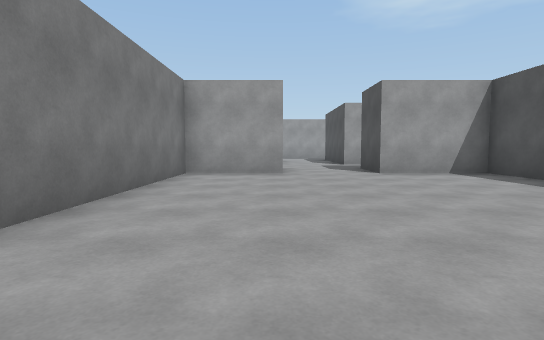
view 1 (above)

21 first-person views from a walk through a scene from a Unity 3-D project. The camera is 1.2 m above the floor, tilts 4° down and sees 80° across. The floor is counted in squares, 2 m on a side. Each view is taken from the middle of a square. On the plan, view 1 faces up. The plan holds only what a view shows up to about 10 squares ahead; the rest is blank. The place goes on beyond the plan. The player character is not drawn.

view 2
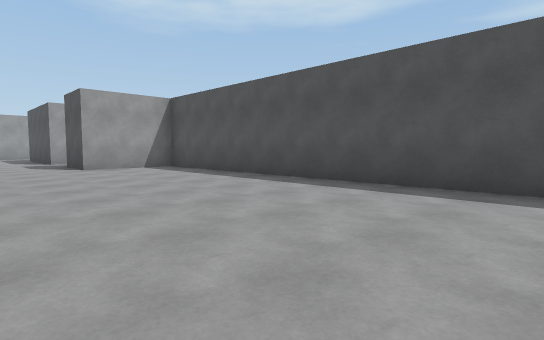

view 3
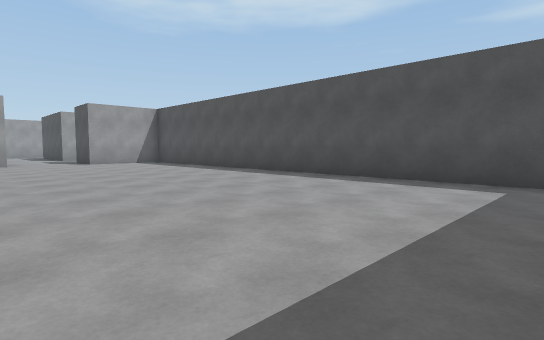

view 4
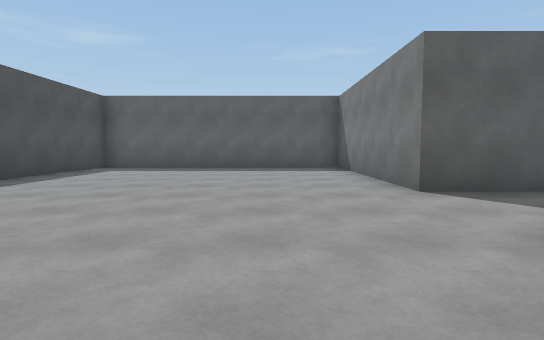

view 5
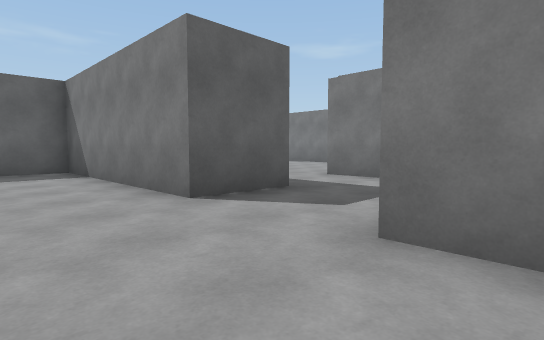

view 6
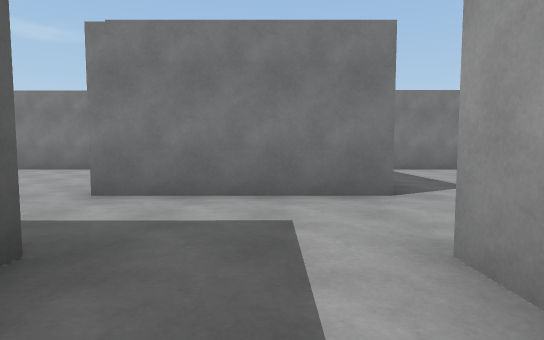

view 7
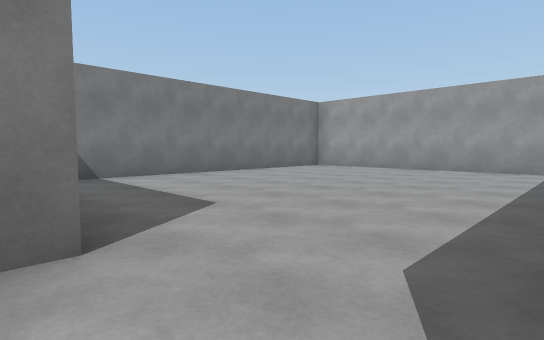

view 8
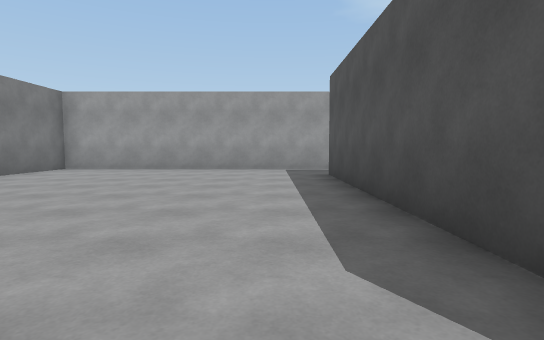

view 9
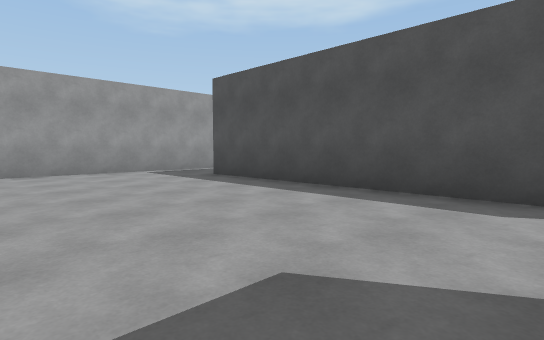

view 10
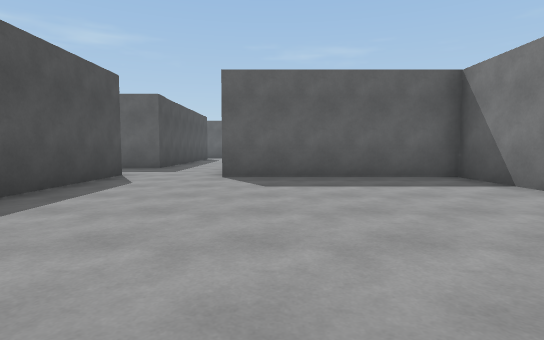

view 11
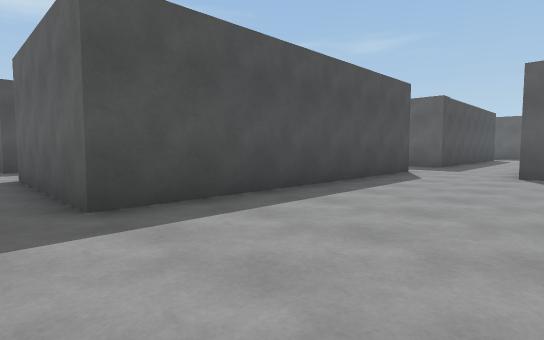

view 12
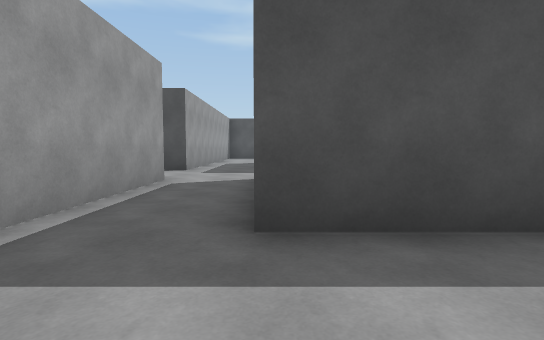

view 13
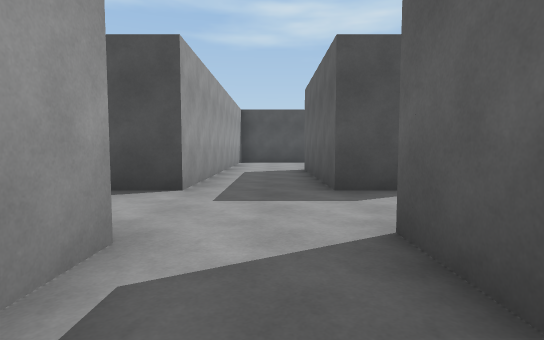

view 14
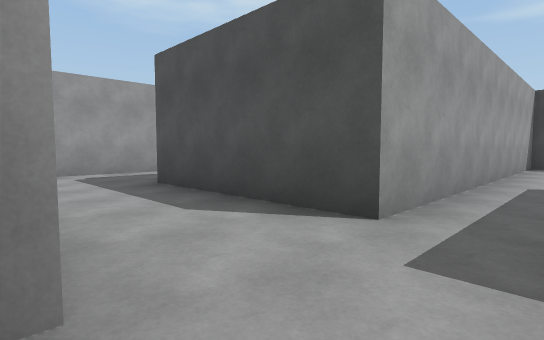

view 15
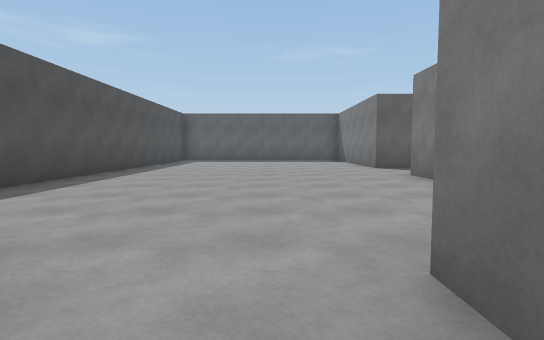

view 16
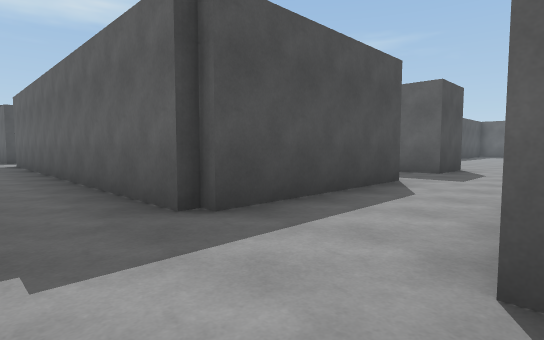

view 17
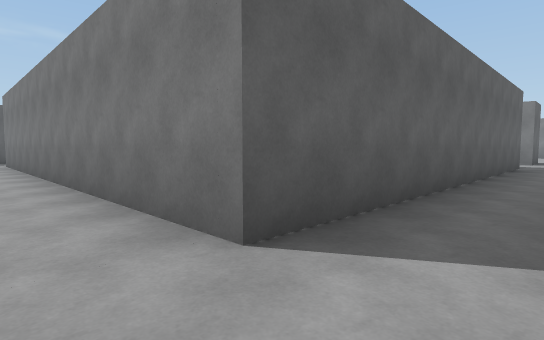

view 18
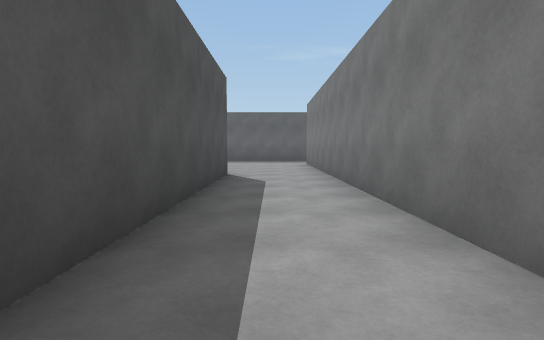

view 19
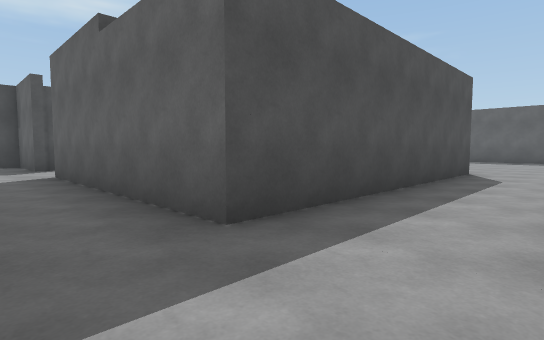

view 20
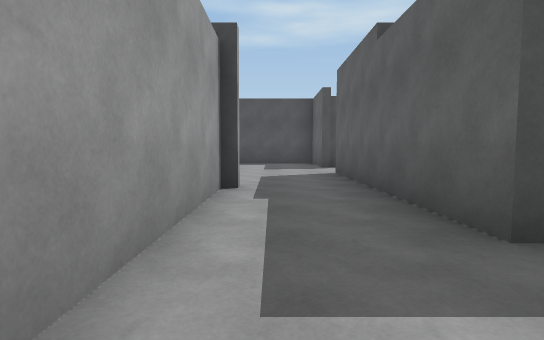

view 21
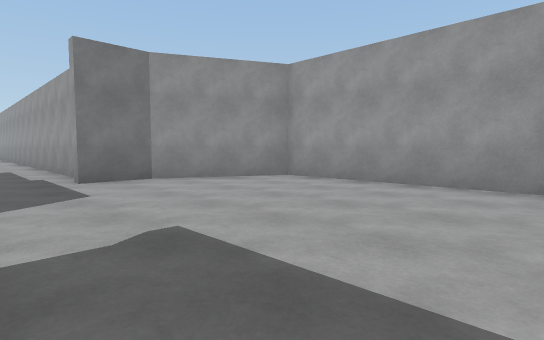

### Floor plan
Points are (right, up) in squares from view 1. A wall is a line through its corners. A room is listed if a view was taken in it or the views show most of it. See-through windows are left out.
Room 1 (views 1, 2, 3, 4, 5, 6)
walls: (-3.1, 2) (-3.7, 2); (-3.7, -0.4) (-2, -0.4) (-2, -5.7) (5, -5.7) (5, 7.5) (2.5, 7.5); (0.2, 7.5) (-2, 7.5) (-2, 2)
ways out: opening at (1.5, 8.5) to room 3; opening at (-2.5, 0.5) to room 4
Room 2 (views 7, 8, 9, 10, 11, 12, 13, 14)
walls: (-3.7, 2) (-3.7, 9.1) (0.2, 9.1); (0, 11) (-10.7, 11) (-10.7, 2.5) (-6, 2.5) (-6, 1.5)
ways out: opening at (1, 10) to room 3; opening at (-4.5, 2) to room 4
Room 3 (views 15, 16, 17, 18, 19, 20, 21)
walls: (17.8, 17.7) (11.5, 17.7); (7.5, 11.2) (2.5, 11.2) (2.5, 15.5) (12.7, 15.5) (12.7, 7.4); (15, 8.6) (15, 15.5) (20.6, 15.5); (3.8, 17.7) (1.5, 17.7); (22.7, 15) (22.7, 15.5) (24.5, 15.5); (2.5, 7.5) (2.5, 9.1) (6.6, 9.1); (23.6, 21.3) (19.3, 21.3) (18, 18.8) (18, 17.5); (0.2, 8.2) (0.2, 7.5)
ways out: opening at (1.5, 8.5) to room 1; opening at (1, 10) to room 2; opening at (-0.5, 16.5); opening at (6.5, 10.5); opening at (13.5, 8.5); opening at (21.5, 15)
Room 4 (no view inside)
walls: (-3.7, -1) (-3.7, -0.4); (-6, 1.5) (-6, -1.2)
ways out: opening at (-2.5, 0.5) to room 1; opening at (-4.5, 2) to room 2; opening at (-4.5, -1)

Where each view was taken, in squares from view 1:
view 1: 0 up, 0 right, facing up
view 2: 2 down, 0 right, facing up-right
view 3: 5 down, 1 left, facing up-right
view 4: 4 up, 0 right, facing down
view 5: 3 up, 0 right, facing down-left
view 6: 1 up, 2 left, facing left
view 7: 2 up, 4 left, facing up-left
view 8: 2 up, 5 left, facing up
view 9: 3 up, 8 left, facing up-right
view 10: 9 up, 7 left, facing down
view 11: 10 up, 7 left, facing down-right
view 12: 9 up, 6 left, facing right
view 13: 10 up, 2 left, facing right
view 14: 10 up, 0 right, facing up-right
view 15: 9 up, 1 right, facing down
view 16: 17 up, 0 right, facing down-right
view 17: 17 up, 14 right, facing down-left
view 18: 16 up, 14 right, facing down
view 19: 17 up, 13 right, facing down-right
view 20: 17 up, 13 right, facing right
view 21: 16 up, 24 right, facing up-left
